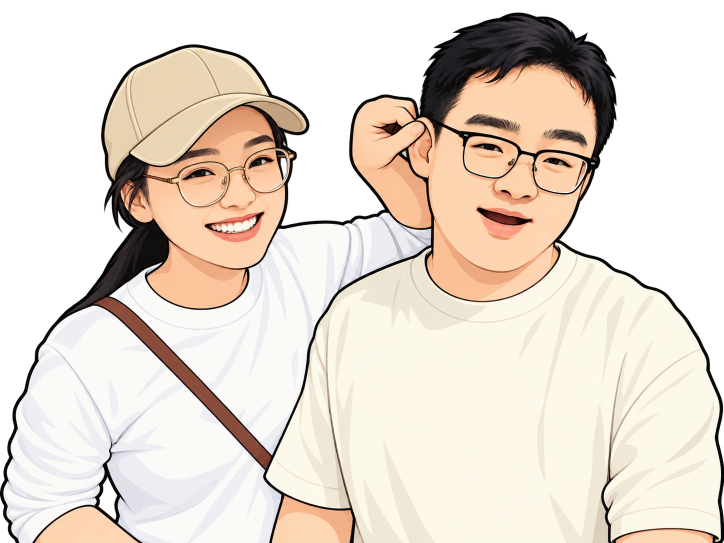
#> input picture output/双人卡通_透明背景_拼豆素材.png, 1448 x 1086 px (shown at 1/2 size)
$ python build_couple_bead_chart.py
#> lines starting #> are read from the running program, lines starting #| are printed output that depends on the picture; after the words box and inside, x2 and y2 are one past the last pixel; in counts of white or black regions, pixels touching at a corner belong together
"""Create a print-ready bead chart from the generated transparent cartoon."""

from __future__ import annotations

import csv
import json
from collections import Counter
from pathlib import Path

import numpy as np
from PIL import Image, ImageDraw, ImageFont
from reportlab.lib import colors
from reportlab.lib.pagesizes import A4
from reportlab.lib.units import mm
from reportlab.pdfbase import pdfmetrics
from reportlab.pdfbase.ttfonts import TTFont
from reportlab.pdfgen import canvas
from reportlab.lib.utils import ImageReader


ROOT = Path(__file__).resolve().parents[1]
SOURCE = ROOT / "output" / "双人卡通_透明背景_拼豆素材.png"
MAPPING = ROOT / "src" / "app" / "colorSystemMapping.json"
OUT = ROOT / "output" / "双人拼豆图纸_96x72"
PDF_OUT = ROOT / "output" / "pdf" / "双人拼豆图纸_MARD_96x72.pdf"
WIDTH, HEIGHT = 96, 72
TILE = 24
TARGET_COLORS = 24


def oklab(rgb: np.ndarray) -> np.ndarray:
    rgb = np.asarray(rgb, dtype=np.float64) / 255.0
    linear = np.where(rgb <= 0.04045, rgb / 12.92, ((rgb + 0.055) / 1.055) ** 2.4)
    r, g, b = linear[..., 0], linear[..., 1], linear[..., 2]
    l = np.cbrt(0.4122214708 * r + 0.5363325363 * g + 0.0514459929 * b)
    m = np.cbrt(0.2119034982 * r + 0.6806995451 * g + 0.1073969566 * b)
    s = np.cbrt(0.0883024619 * r + 0.2817188376 * g + 0.6299787005 * b)
    return np.stack(
        [
            0.2104542553 * l + 0.7936177850 * m - 0.0040720468 * s,
            1.9779984951 * l - 2.4285922050 * m + 0.4505937099 * s,
            0.0259040371 * l + 0.7827717662 * m - 0.8086757660 * s,
        ],
        axis=-1,
    )


def nearest(samples: np.ndarray, centers: np.ndarray) -> np.ndarray:
    distances = ((samples[:, None, :] - centers[None, :, :]) ** 2).sum(axis=2)
    return distances.argmin(axis=1)


def kmeans(samples: np.ndarray, k: int) -> tuple[np.ndarray, np.ndarray]:
    rng = np.random.default_rng(20261006)
    centers = np.empty((k, 3), dtype=np.float64)
    centers[0] = samples[int(rng.integers(len(samples)))]
    min_dist = ((samples - centers[0]) ** 2).sum(axis=1)
    for i in range(1, k):
        probabilities = min_dist / min_dist.sum()
        centers[i] = samples[int(rng.choice(len(samples), p=probabilities))]
        min_dist = np.minimum(min_dist, ((samples - centers[i]) ** 2).sum(axis=1))
    for _ in range(40):
        labels = nearest(samples, centers)
        updated = centers.copy()
        for i in range(k):
            if (labels == i).any():
                updated[i] = samples[labels == i].mean(axis=0)
        if np.max(np.abs(updated - centers)) < 0.00005:
            centers = updated
            break
        centers = updated
    return centers, nearest(samples, centers)


def load_grid() -> tuple[np.ndarray, list[dict]]:
    rgba = Image.open(SOURCE).convert("RGBA")
#> rgba is the input picture: PIL image 1448x1086 RGBA; mean R, G, B, A 157.1, 146.1, 134.9, 179.5
    alpha = rgba.getchannel("A").resize((WIDTH, HEIGHT), Image.Resampling.BOX)
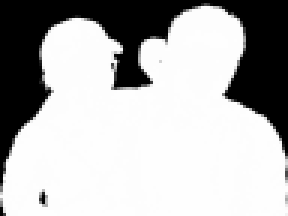
#> alpha: PIL image 96x72 L (shown 3 times larger); min 0, max 254, mean 179.5
    occupied = np.asarray(alpha) >= 112
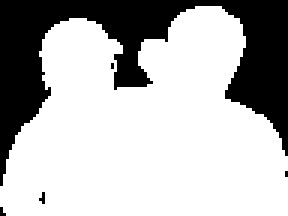
#> occupied: shape (72, 96) bool (shown 3 times larger); 71.1% white; 5 black regions (4 under 20 px), largest, box (x1, y1, x2, y2) and area: (0, 0, 96, 62) 1985
    # Resize RGBA directly so edge RGB is weighted by its alpha, while the
    # separate occupancy mask decides whether that bead exists at all.
    grid_rgb = np.asarray(rgba.resize((WIDTH, HEIGHT), Image.Resampling.LANCZOS))[:, :, :3]
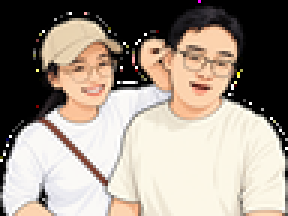
#> grid_rgb: shape (72, 96, 3) (shown 3 times larger); mean R, G, B 158.6, 147.6, 136.4
    samples = oklab(grid_rgb[occupied])
#> in oklab, `r, g, b = linear[..., 0], linear[..., 1], linear[..., 2]`: r = 4914 values, max 1 at index 133, min 0 at index 22, mean 0.787; g = 4914 values, max 1 at index 1329, min 0 at index 22, mean 0.686; b = 4914 values, max 1 at index 1329, min 0 at index 22, mean 0.589
#> in oklab, `l = np.cbrt(0.4122214708 * r + 0.5363325363 * g + 0.0514459929 * b)`: l = 4914 values, max 1 at index 1329, min 0 at index 22, mean 0.859
#> in oklab, `m = np.cbrt(0.2119034982 * r + 0.6806995451 * g + 0.1073969566 * b)`: m = 4914 values, max 1 at index 1329, min 0 at index 22, mean 0.846
#> in oklab, `s = np.cbrt(0.0883024619 * r + 0.2817188376 * g + 0.6299787005 * b)`: s = 4914 values, max 1 at index 1329, min 0 at index 22, mean 0.816
    centers, labels = kmeans(samples, TARGET_COLORS)
#> in kmeans, `min_dist = ((samples - centers[0]) ** 2).sum(axis=1)`: min_dist = 4914 values, max 0.964 at index 22, min 0 at index 1388, mean 0.0617
#> after the loop in kmeans, `for i in range(1, k):`: centers = 24 rows, first 8: [0.982, -0.000104, 0.00411], [0.707, 0.057, 0.074], [0.751, 0.00899, 0.0102], [0.159, 0.00549, -0.000426], [0.925, 0.0165, 0.0584], [0.386, 0.00383, 0.02], [0.824, 0.0525, 0.0738], [0.862, 0.00817, 0.0418]; min_dist = 4914 values, max 0.0134 at index 34, min 0 at index 22, mean 0.000602
#> centers = 24 rows, first 8: [0.984, 0.000214, 0.00326], [0.73, 0.0461, 0.0639], [0.753, 0.00897, 0.0199], [0.233, 0.00625, -0.00344], [0.912, 0.0206, 0.0561], [0.32, 0.0118, 0.00603], [0.848, 0.0423, 0.067], [0.814, 0.00725, 0.0224]; labels = 4914 values, max 23 at index 58, min 0 at index 1328, mean 10.54
    populations = np.bincount(labels, minlength=TARGET_COLORS)
#> populations = 24 values, max 1160 at index 13, min 9 at index 16, mean 204.8

#> (the run stopped early here; a loop or call above may not have finished)
